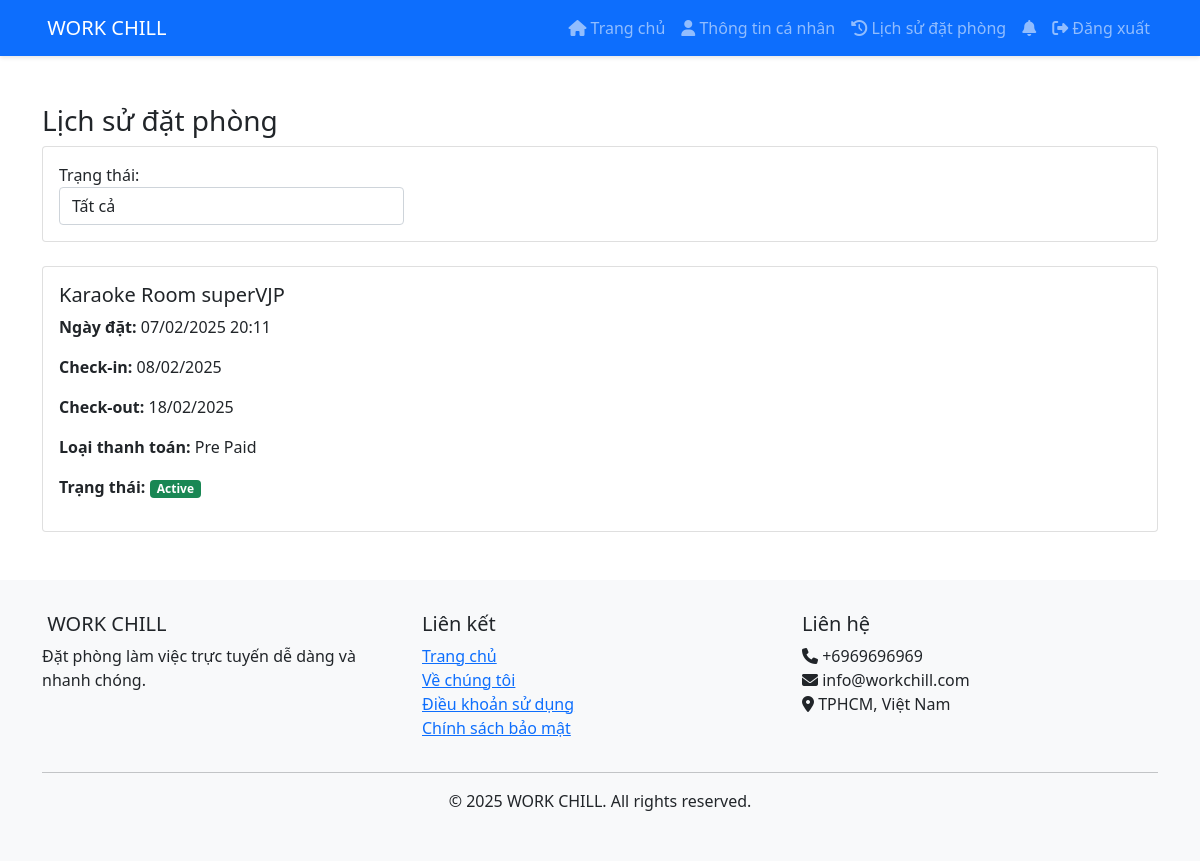
/bookings/ (signed in), run on an earlier commit of the app's database.
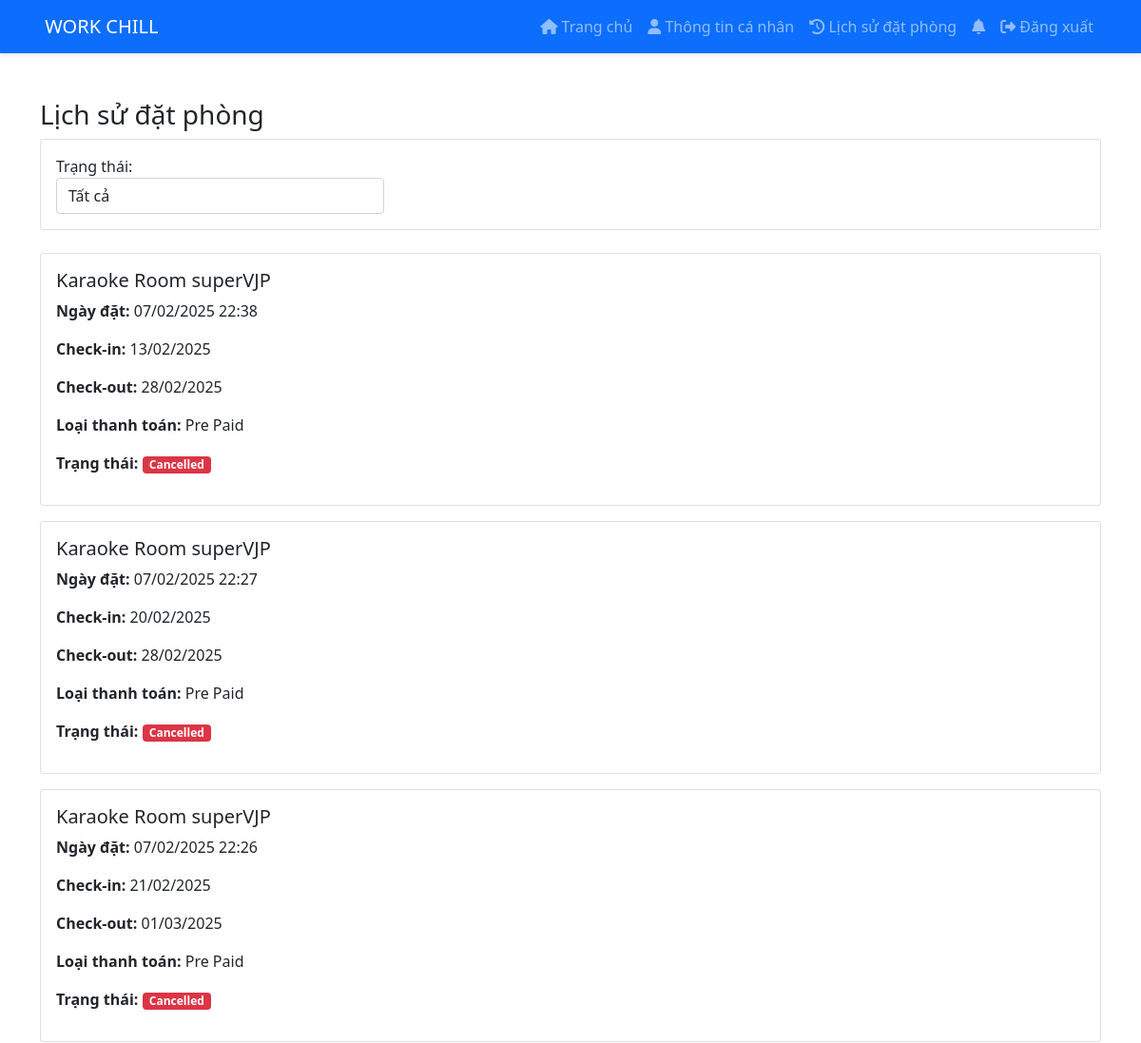
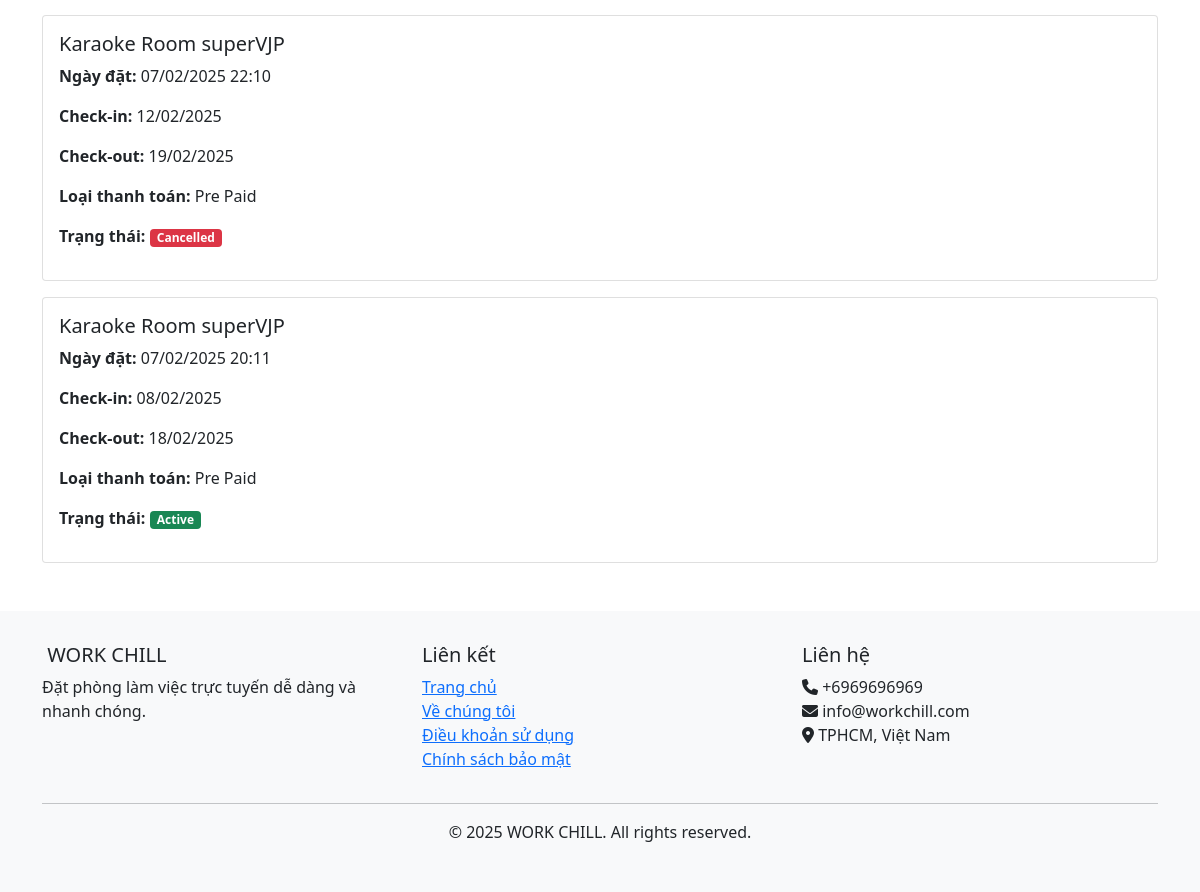
And on a later commit of the database (2 pictures, top to bottom).
### home/models.py (models this page shows, shortened)
class BaseModel(models.Model):
    uid = models.UUIDField(default=uuid.uuid4   , editable=False , primary_key=True)
    created_at = models.DateTimeField(auto_now_add=True)
    updated_at = models.DateTimeField(auto_now=True)
    class Meta:
        abstract = True
        ordering=['uid']

class PodBooking(BaseModel):
    pod = models.ForeignKey(Pod, related_name="pod_bookings", on_delete=models.CASCADE)
    user = models.ForeignKey(User, related_name="user_bookings", on_delete=models.CASCADE)
    start_date = models.DateField()
    end_date = models.DateField()
    booking_type = models.CharField(max_length=100, choices=(
        ('Pre Paid', 'Pre Paid'),
        ('Post Paid', 'Post Paid')
    ))
    status = models.CharField(max_length=20, choices=(
        ('active', 'Active'),
        ('cancelled', 'Cancelled'),
        ('completed', 'Completed')
    ), default='active')

class Pod(BaseModel):
    pod_name = models.CharField(max_length=100)
    pod_price = models.IntegerField()
    description = models.TextField()
    amenities = models.ManyToManyField(Amenities)
    room_count = models.IntegerField(default=10)

### home/views.py (the view)
# urls.py: path('bookings/', booking_history, name='booking_history'),
@login_required
def booking_history(request):
    try:
        bookings = PodBooking.objects.filter(
            user=request.user
        ).select_related('pod').order_by('-created_at')
        status = request.GET.get('status')
        if status:
            bookings = bookings.filter(status=status)
        context = {
            'bookings': bookings,
            'total_bookings': bookings.count(),
            'active_bookings': bookings.filter(status='active').count(),
            'cancelled_bookings': bookings.filter(status='cancelled').count(),
            'completed_bookings': bookings.filter(status='completed').count(),
            'today': date.today().strftime('%Y-%m-%d'),
            'current_status': status,
            'status_choices': PodBooking._meta.get_field('status').choices
        }
        return render(request, 'home/booking_history.html', context)
    except Exception as e:
        messages.error(request, 'Đã xảy ra lỗi khi tải lịch sử đặt phòng')
        return redirect('index')

### templates/home/booking_history.html (shortened to what this page needs)
{% extends 'home/base.html' %}
{% block content %}
<div class="container mt-5">
    <h3>Lịch sử đặt phòng</h3>
    <div class="card mb-4">
        <div class="card-body">
            <form method="GET" class="row align-items-end">
                <div class="col-md-4">
                    <label>Trạng thái:</label>
                    <select name="status" class="form-control" onchange="this.form.submit()">
                        <option value="">Tất cả</option>
                    </select>
                </div>
            </form>
        </div>
    </div>
    {% if bookings %}
        {% for booking in bookings %}
        <div class="card mb-3">
            <div class="card-body">
                <div class="row">
                    <div class="col-md-8">
                        <h5>{{ booking.pod.pod_name }}</h5>
                        <p><strong>Ngày đặt:</strong> {{ booking.created_at|date:"d/m/Y H:i" }}</p>
                        <p><strong>Check-in:</strong> {{ booking.start_date|date:"d/m/Y" }}</p>
                        <p><strong>Check-out:</strong> {{ booking.end_date|date:"d/m/Y" }}</p>
                        <p><strong>Loại thanh toán:</strong> {{ booking.booking_type }}</p>
                        <p><strong>Trạng thái:</strong>
                            <span class="badge {% if booking.status == 'active' %}bg-success
                                              {% elif booking.status == 'cancelled' %}bg-danger
                                              {% else %}bg-secondary{% endif %}">
                                {{ booking.get_status_display }}
                            </span>
                        </p>
                    </div>
                    <div class="col-md-4 text-end">
                    </div>
                </div>
            </div>
        </div>
        {% endfor %}
    {% else %}
        <div class="alert alert-info">
            Bạn chưa có lịch sử đặt phòng nào. <a href="{% url 'index' %}">Đặt phòng ngay</a>
        </div>
    {% endif %}
</div>
{% endblock %}

What changed in the data, as far as the page shows it:
added PodBooking: pod.pod_name "Karaoke Room superVJP", created_at "07/02/2025 22:38", start_date "13/02/2025", end_date "28/02/2025", booking_type "Pre Paid", status "Cancelled"
added PodBooking: pod.pod_name "Karaoke Room superVJP", created_at "07/02/2025 22:27", start_date "20/02/2025", end_date "28/02/2025", booking_type "Pre Paid", status "Cancelled"
added PodBooking: pod.pod_name "Karaoke Room superVJP", created_at "07/02/2025 22:26", start_date "21/02/2025", end_date "01/03/2025", booking_type "Pre Paid", status "Cancelled"
added PodBooking: pod.pod_name "Karaoke Room superVJP", created_at "07/02/2025 22:10", start_date "12/02/2025", end_date "19/02/2025", booking_type "Pre Paid", status "Cancelled"
